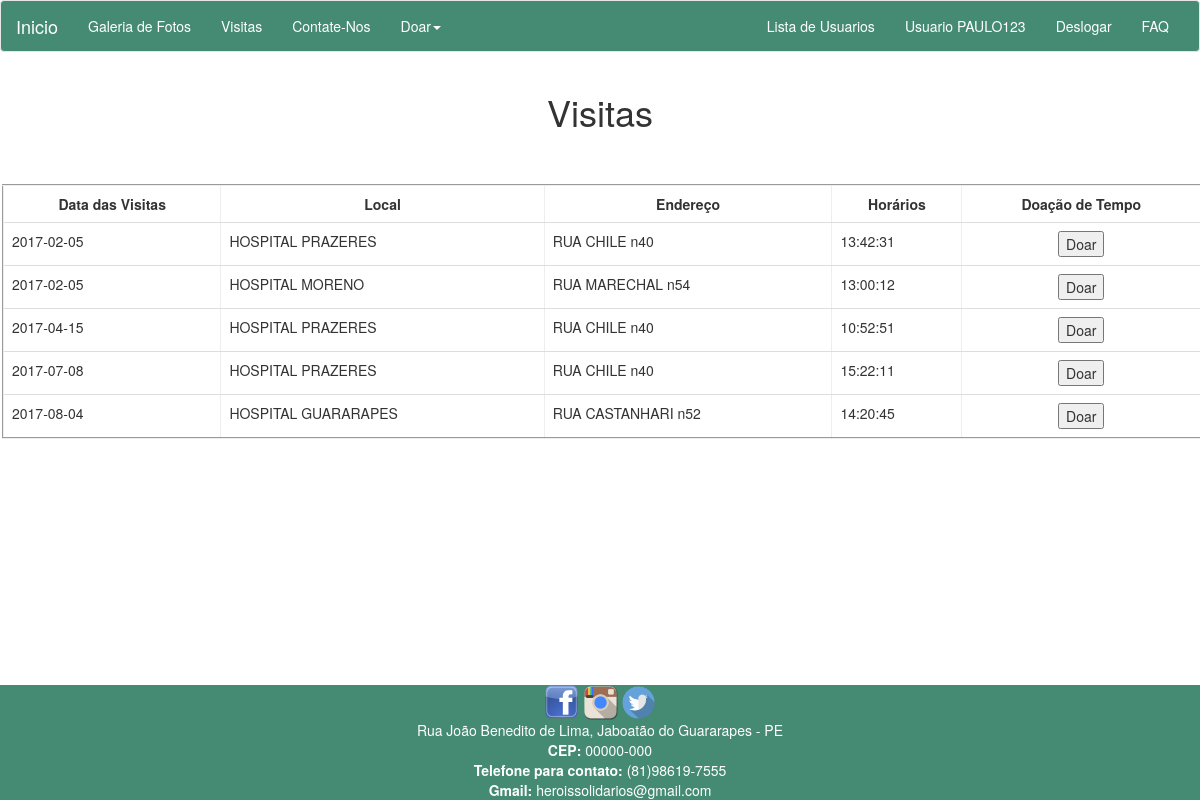
The page /Visitas.php (signed in) on the database its author committed.
### tables this page shows
CREATE TABLE VISITAS(
    CODIGO INT AUTO_INCREMENT PRIMARY KEY,
    DATA_VIS DATE,
    HORARIO_VISITA TIME,
    LOCAL VARCHAR(40),
    HISTORIA VARCHAR(100),
    ENDERECO VARCHAR(100)
);

### Visitas.php (the view, shortened to what this page needs)
<!DOCTYPE html>
<html lang="pt-br">
  <head>
    <link href="css/bootstrap.css" rel="stylesheet">
  </head>
<body>
       <nav class="navbar navbar-default">
      <div class="container-fluid">
        <div class="navbar-header">
          <a class="navbar-brand" href="index.php">Inicio</a>
        </div>
        <div class="collapse navbar-collapse" id="bs-example-navbar-collapse-1">
          <ul class="nav navbar-nav">
            <li><a href="galeria.php">Galeria de Fotos <span class="sr-only">(current)</span></a></li>
            <li><a href="Visitas.php">Visitas</a></li>
            <?php
            $usuario = $_SESSION['login'];
            ?>
            <li><a href="contatos.php">Contate-Nos</a></li>
            <?php if ($_SESSION['login']){
            ?>
            <li class="dropdown">
              <a href="#" class="dropdown-toggle" data-toggle="dropdown" role="button" aria-haspopup="true" aria-expanded="false">Doar<span class="caret"></span></a>
            </li>
          </ul>
          <?php
              }
            ?>
          <ul class="nav navbar-nav navbar-right">
            <?php if ($_SESSION['login']){
            ?>
            <li><a href="listagem.php">Lista de Usuarios</a></li>
            <li><a href="#"><?php echo "Usuario $usuario"; ?></a></li>
            <li><a href="logout.php">Deslogar</a></li>
            <?php
              }
            ?>
            <li><a href="faq.php">FAQ</a></li>
          </ul>
        </div>
      </div>
    </nav>
<center>
<div class="table-responsive">
<h1>Visitas</h1><br><br>
<table border = "1" class="table" style="border: groove 2px; padding: 0.75em; margin: 2px;">
<tr>
 <th class="text-center">Data das Visitas</th><th class="text-center">Local</th><th class="text-center">Endereço</th><th class="text-center">Horários</th>
<?php if ($_SESSION['login']){
            ?>
 <th class="text-center">Doação de Tempo</th>
 <?php
              }
            ?>
</tr>
<?php
  require('conexao.php');
  $query = 'select * from VISITAS order by DATA_VIS asc';
  $resultado = mysqli_query($conexao, $query);
  while ($registro = mysqli_fetch_array($resultado)){
  ?>
<tr>
       <td> <?= $data = $registro["DATA_VIS"] ?></td>
       <td> <?= $registro["LOCAL"] ?></td>
       <td> <?= $registro["ENDERECO"] ?></td>
       <td> <?= $registro["HORARIO_VISITA"] ?></td>
      <?php if ($_SESSION['login']){
            ?>
       <td align="center">
        <form action="adctempo.php" method="POST">
          <input type="submit" name="" value="Doar">
        </form>
       </td>
       <?php
              }
            ?>
</tr>
<?php
  }
?>
</table>
</div>
</center>
     <footer = class=" container-fluid" style="background-color: #458B74; color: #fff; position: fixed; bottom:0px; width:100%;">
      <center>
      <span><a href="https://www.facebook.com/Herois-Solid%C3%A1rios-154532011421669/" ><img src="images/fac.png" width="35px" style=" position: relative;  right: 0px" alt="Responsive image"></a></span>
      <span><a href="https://www.instagram.com/?hl=pt-br" ><img src="images/ins.png" width="35px" style=" position: relative;  right: 0px" alt="Responsive image"></a></span>
      <span><a href="https://twitter.com/login?lang=pt" ><img src="images/twt.png" width="35px" style=" position: relative;  right: 0px" alt="Responsive image"></a></span>
      <br>
      Rua João Benedito de Lima, Jaboatão do Guararapes - PE <br> <b>CEP:</b> 00000-000 <br>
      <b>Telefone para contato:</b> (81)98619-7555<br>
      <b>Gmail:</b> heroissolidarios@gmail.com
    </center>
    </footer>
  </body>
</html>

### rows shown on the page
visitas: DATA_VIS "2017-02-05", LOCAL "HOSPITAL PRAZERES", ENDERECO "RUA CHILE n40", HORARIO_VISITA "13:42:31"
visitas: DATA_VIS "2017-02-05", LOCAL "HOSPITAL MORENO", ENDERECO "RUA MARECHAL n54", HORARIO_VISITA "13:00:12"
visitas: DATA_VIS "2017-04-15", LOCAL "HOSPITAL PRAZERES", ENDERECO "RUA CHILE n40", HORARIO_VISITA "10:52:51"
visitas: DATA_VIS "2017-07-08", LOCAL "HOSPITAL PRAZERES", ENDERECO "RUA CHILE n40", HORARIO_VISITA "15:22:11"
visitas: DATA_VIS "2017-08-04", LOCAL "HOSPITAL GUARARAPES", ENDERECO "RUA CASTANHARI n52", HORARIO_VISITA "14:20:45"

### other values the page prints
$usuario "PAULO123"
